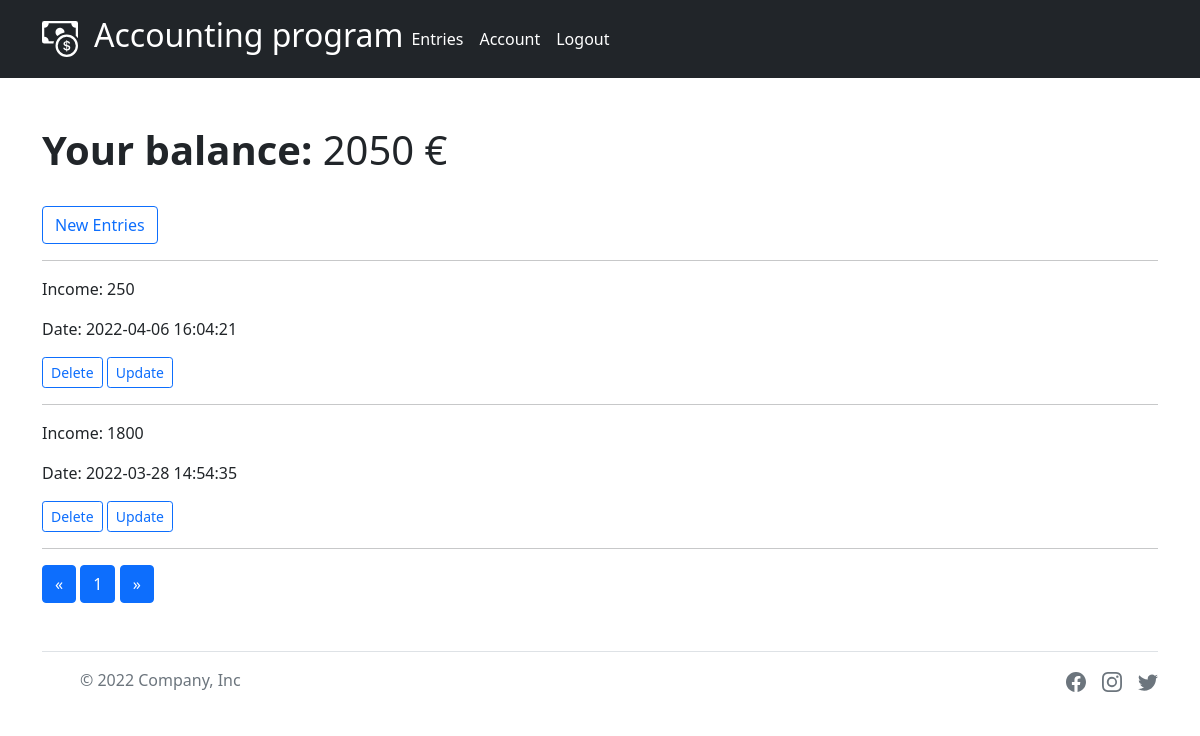
Screenshot of /entries (signed in) with the database file from the repository.
### budget_prog/models.py (models this page shows, shortened)
class Entries(db.Model):
    __tablename__ = "entries"
    id = db.Column(db.Integer, primary_key=True)
    date = db.Column("Date", db.DateTime)
    income = db.Column("Income", db.Boolean)
    costs = db.Column("Costs", db.Boolean)
    sum = db.Column("Sum", db.Integer)
    account_id = db.Column(db.Integer, db.ForeignKey("account.id"))
    account = db.relationship("Account", lazy=True)

### budget_prog/routes.py (the view)
@app.route("/entries")
@login_required
def entries():
    page = request.args.get('page', 1, type=int)
    all_entries_page = Entries.query.filter_by(account_id=current_user.id).order_by(Entries.date.desc()).paginate(
        page=page, per_page=5)
    try:
        all_entries = Entries.query.filter_by(account_id=current_user.id)[::-1]
    except:
        all_entries = []
    balance = 0
    for entries in all_entries:
        if entries.income:
            balance += entries.sum
        if entries.costs:
            balance -= entries.sum
    return render_template("entries.html", all_entries=all_entries, all_entries_page=all_entries_page, balance=balance,
                           datetime=datetime)

### budget_prog/__init__.py (called while the page is built)
@login_manager.user_loader
def load_user(account_id):
    return Account.query.get(int(account_id))

### budget_prog/templates/entries.html (shortened to what this page needs)
{% extends "base.html" %}
{% block content %}
<h1><b>Your balance:</b> {{balance}} €</h1>
<br>
<div class="btn-group">
    <a href="{{ url_for('new_entries') }}" class="btn btn-outline-primary">New Entries</a>
</div>
{% if all_entries_page %}
{% for entries in all_entries_page.items %}
<hr>
{% if entries.income %}
<p>Income: {{entries.sum}}</p>
<p>Date: {{ datetime.strftime(entries.date, "%Y-%m-%d %H:%M:%S") }}</p>
{% endif %}
<div class="btn-group btn-group-sm">
    <a href="{{ url_for('delete', id=entries['id']) }}" class="btn btn-outline-primary">Delete</a>
</div>
<div class="btn-group btn-group-sm">
    <a href="{{ url_for('update', id=entries['id']) }}" class="btn btn-outline-primary">Update</a>
</div>
{% endfor %}
<hr>
<div class="text-right">
    <a href="{{ url_for('entries', page=all_entries_page.prev_num) }}"
       class="btn btn-primary mb-4 {% if all_entries_page.page == 1 %}{% endif %}">&laquo;</a>
    {% for page_num in all_entries_page.iter_pages(left_edge=1, right_edge=1, left_current=1, right_current=2) %}
    {% if page_num %}
    {% if all_entries_page.page == page_num %}
    <a class="btn btn-primary mb-4" href="{{ url_for('entries', page=page_num) }}">{{ page_num }}</a>
    {% else %}
    <a class="btn btn-outline-primary mb-4" href="{{ url_for('entries', page=page_num) }}">{{ page_num }}</a>
    {% endif %}
    {% endif %}
    {% endfor %}
    <a href="{{ url_for('entries', page=all_entries_page.next_num) }}"
       class="btn btn-primary mb-4
       {% if all_entries_page.page == all_entries_page.pages %}{% endif %}">&raquo;</a>
</div>
{% endif %}
{% endblock %}

### rows the page displays
Entries: sum "250", strftime "2022-04-06 16:04:21"
Entries: sum "1800", strftime "2022-03-28 14:54:35"

### other values shown
{{ balance }} "2050"
{{ page_num }} "1"
